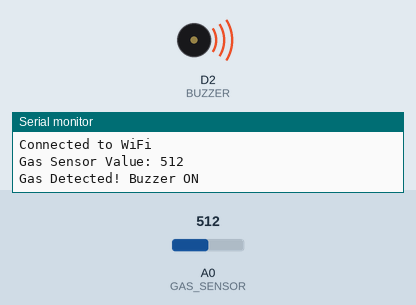
Recording of a sketch running on a simulated ESP8266 (NodeMCU). Parts: buzzer (waves = sounding, pin HIGH), the last lines printed to the serial monitor. Inputs (shaded band) come from the test bench; at power-on: A0 (GAS_SENSOR) = 512. WiFi joins after 1.5 s; servers stay silent unless stated.

Above: at 3.2 s.
3.3 s: A0 (GAS_SENSOR) set to 408
6.0 s: A0 (GAS_SENSOR) set to 385
At 7.2 s:
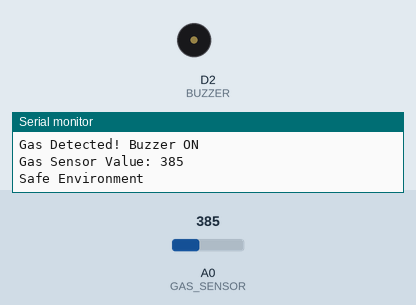
9.5 s: A0 (GAS_SENSOR) set to 410
At 11.5 s:
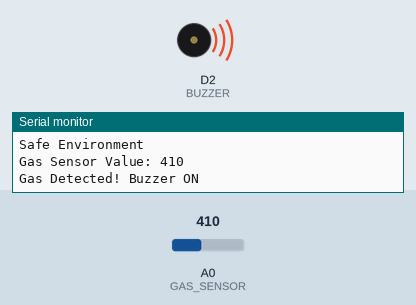
12.2 s: A0 (GAS_SENSOR) set to 390
At 14.5 s:
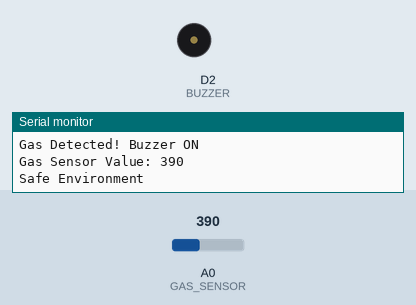
Timing chart, 0 to 16.0 s (numbered marks = the images above; inputs shaded):
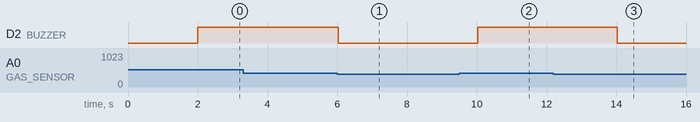

The sketch:

gas_detection.ino
```cpp
#include <ESP8266WiFi.h>

#define GAS_SENSOR A0
#define BUZZER D2

const char* ssid = "YourWiFiName";
const char* password = "YourWiFiPassword";

void setup() {
  Serial.begin(9600);
  pinMode(BUZZER, OUTPUT);
  digitalWrite(BUZZER, LOW);

  WiFi.begin(ssid, password);

  while (WiFi.status() != WL_CONNECTED) {
    delay(1000);
    Serial.println("Connecting to WiFi...");
  }

  Serial.println("Connected to WiFi");
}

void loop() {
  int gasValue = analogRead(GAS_SENSOR);
  Serial.print("Gas Sensor Value: ");
  Serial.println(gasValue);

  if (gasValue > 400) {
    digitalWrite(BUZZER, HIGH);
    Serial.println("Gas Detected! Buzzer ON");
  } else {
    digitalWrite(BUZZER, LOW);
    Serial.println("Safe Environment");
  }

  delay(2000);
}
```

Measured:
- the behaviour switches between 401 and 400 on A0 (GAS_SENSOR) (found by bisection; images 0 and 1)
- after the input at 6.0 s, D2 (BUZZER): HIGH → LOW at once
- after the input at 9.5 s, D2 (BUZZER): LOW → HIGH after 0.53 s
- after the input at 12.2 s, D2 (BUZZER): HIGH → LOW after 1.8 s
